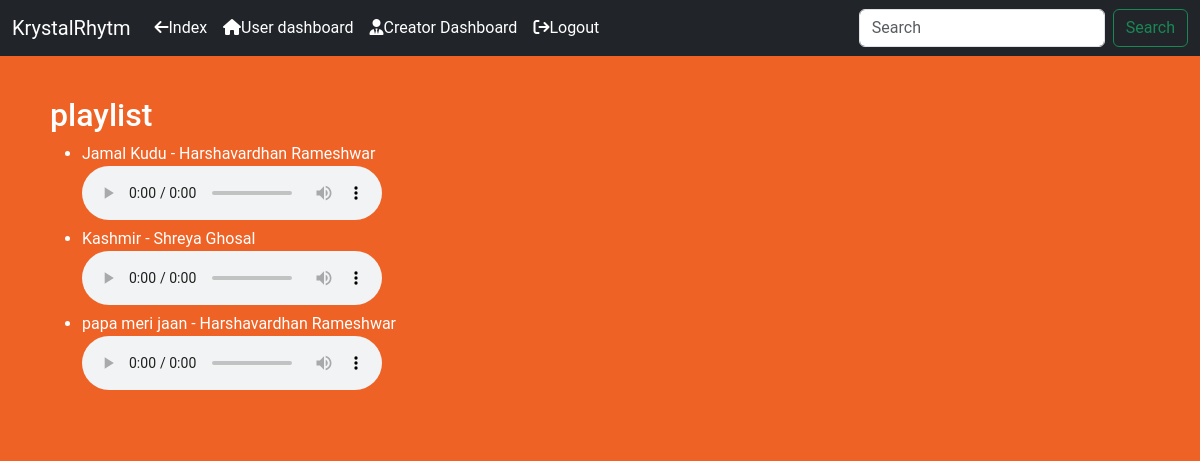
Page /view_playlist/1 (signed in) on the committed database.
### models.py (models this page shows)
class Playlist(db.Model):
    __tablename__ = 'playlist'
    id = db.Column(db.Integer, primary_key=True)
    author = db.Column(db.Integer, db.ForeignKey('user.id'), nullable=False)
    songs = db.relationship('Songs', secondary=playlist, backref='playlist')
    playlist_name = db.Column(db.String,nullable=False)

class Songs(db.Model):
    __tablename__ = 'songs'
    id = db.Column(db.Integer, primary_key=True)
    song_name = db.Column(db.String(64), nullable=False)
    artist_name = db.Column(db.String(64), nullable=False)
    album_id = db.Column(db.Integer, db.ForeignKey('album.id'), nullable=False)
    user_id = db.Column(db.Integer, db.ForeignKey('user.id'), nullable=False)
    audio_data = db.Column(db.String)
    ratings = db.Column(db.Integer)
    genre = db.Column(db.String(64), nullable=False)
    lyrics = db.Column(db.String, nullable=False)
    flagged= db.Column(db.Boolean, default=False)
    album = db.relationship('Album', backref='songs')
    duration = db.Column(db.String, nullable=False)
    users_rated_count = db.Column(db.Integer, default=0)
    average_ratings = db.Column(db.Float, default=0.0)
    image_data = db.Column(db.String)

### app.py (the view)
@app.route('/view_playlist/<int:playlist_id>', methods=['GET','POST'])
@login_required
def view_playlist(playlist_id):
    playlist = Playlist.query.get(playlist_id)
    return render_template('playlist_detail.html', user=current_user, playlist=playlist)

### app.py (called while the page is built)
@login_manager.user_loader
def load_user(user_id):
    return User.query.get(int(user_id))

### templates/playlist_detail.html (shortened to what this page needs)
{% extends "layout.html" %}
{% block content %}
<h2>{{ playlist.playlist_name }}</h2>
  {% if playlist.songs %}
    <ul>
      {% for song in playlist.songs %}
        <li>{{ song.song_name }} - {{ song.artist_name }}</li>
        <audio controls>
          <source src="{{ url_for('static', filename='songs_upload/' + song.audio_data) }}" type="audio/mp3">
        </audio>
      {% endfor %}
    </ul>
  {% else %}
    <p>No songs in this playlist</p>
  {% endif %}
{% endblock %}

### templates/layout.html (style rules this page uses)
body { margin: 0; padding: 0; background-color: #ef6225; font-family: "Roboto", sans-serif; color: white; }

### rows in the picture
Playlist: playlist_name "playlist"
Songs: song_name "Jamal Kudu", artist_name "Harshavardhan Rameshwar"
Songs: song_name "Kashmir", artist_name "Shreya Ghosal"
Songs: song_name "papa meri jaan", artist_name "Harshavardhan Rameshwar"
